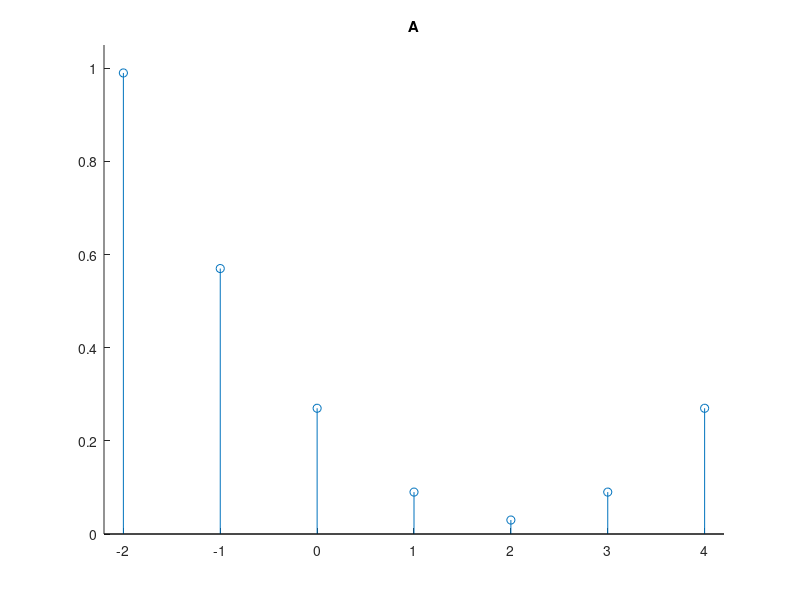
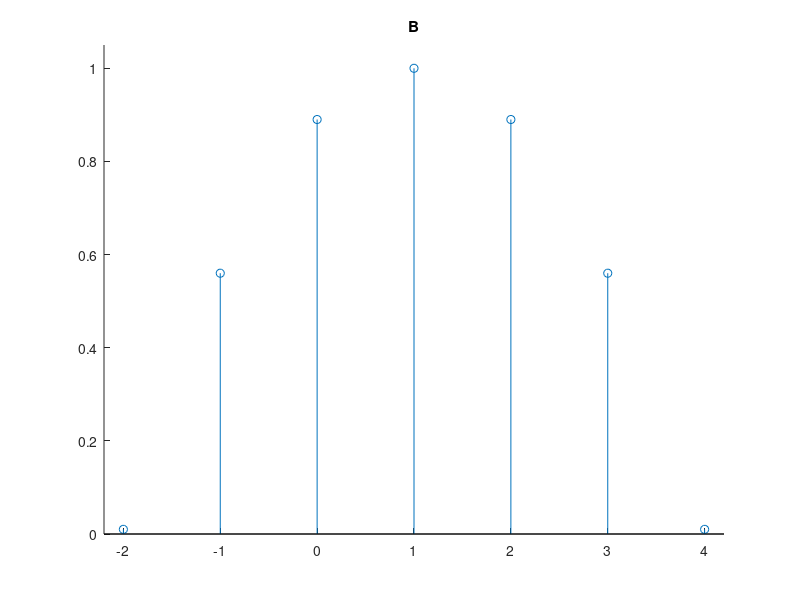
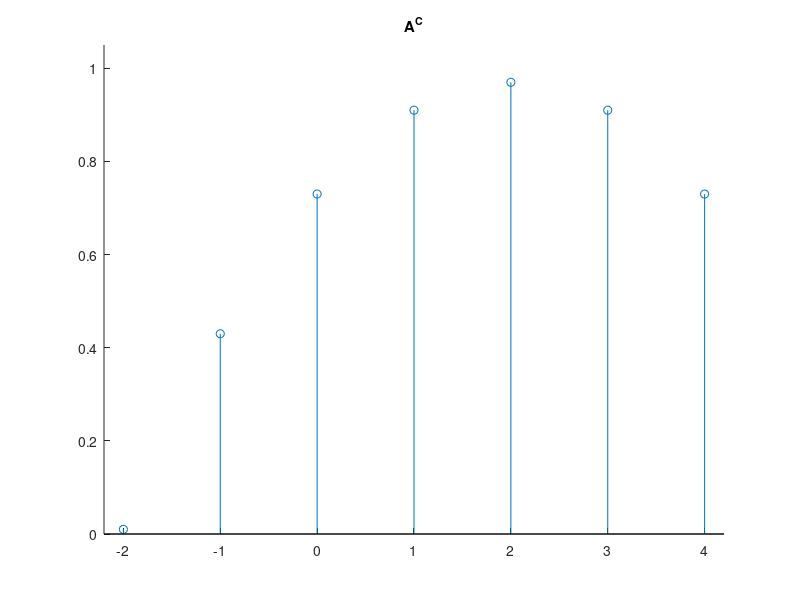
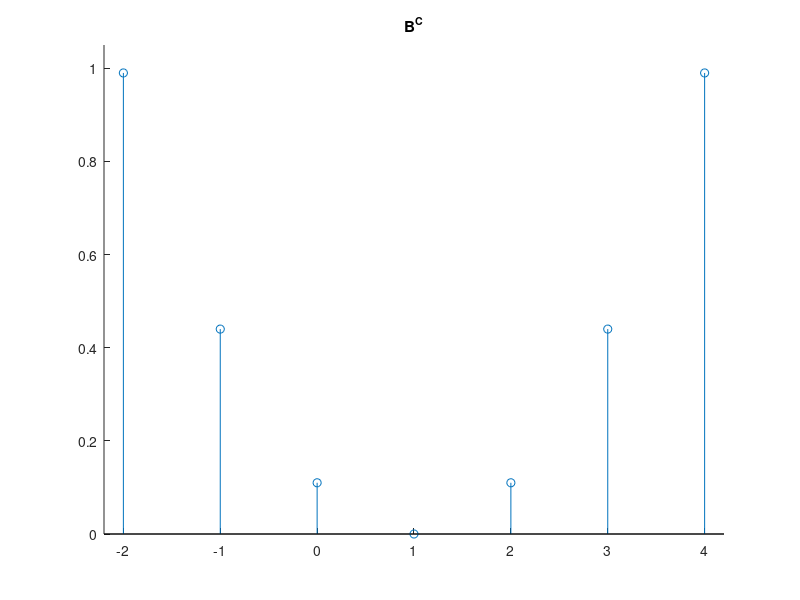

The MATLAB source for these figures, in order:
close all;

% 论域U={-2,-1,0,1,2,3,4}，A, B∈F (U)。
x = [-2, -1, 0, 1, 2, 3, 4];
xmin = min(x);
xmax = max(x);

A = 0.06 * x.^2 - 0.24 * x + 0.27;
B = -0.11 * x.^2 + 0.22 * x + 0.89;
ymax = max(max(A), max(B));

figure(1);
stem(x, A);
title('A');
axis([xmin - 0.2, xmax + 0.2, 0, 1.05 * ymax]);
box off;

figure(2);
stem(x, B);
title('B');
axis([xmin - 0.2, xmax + 0.2, 0, 1.05 * ymax]);
box off;

AC = 1 - A;
BC = 1 - B;

figure(3);
stem(x, AC);
title('A^C');
axis([xmin - 0.2, xmax + 0.2, 0, 1.05 * ymax]);
box off;

figure(4);
stem(x, BC);
title('B^C');
axis([xmin - 0.2, xmax + 0.2, 0, 1.05 * ymax]);
box off;

AJB = min(A, B);
ABB = max(A, B);

figure(5);
stem(x, AJB);
title('A∩B');
axis([xmin - 0.2, xmax + 0.2, 0, 1.05 * ymax]);
box off;

figure(6);
stem(x, ABB);
title('A∪B');
axis([xmin - 0.2, xmax + 0.2, 0, 1.05 * ymax]);
box off;

AJAC = min(A, AC);
ABAC = max(A, AC);

figure(7);
stem(x, AJAC);
title('A∩A^C');
axis([xmin - 0.2, xmax + 0.2, 0, 1.05 * ymax]);
box off;

figure(8);
stem(x, ABAC);
title('A∪A^C');
axis([xmin - 0.2, xmax + 0.2, 0, 1.05 * ymax]);
box off;

BJBC = min(B, BC);
BBBC = max(B, BC);

figure(9);
stem(x, BJBC);
title('B∩B^C');
axis([xmin - 0.2, xmax + 0.2, 0, 1.05 * ymax]);
box off;

figure(10);
stem(x, BBBC);
title('B∪B^C');
axis([xmin - 0.2, xmax + 0.2, 0, 1.05 * ymax]);
box off;

AJB_C = 1 - AJB;
ABB_C = 1 - ABB;

figure(11);
stem(x, AJB_C);
title('(A∩B)^C');
axis([xmin - 0.2, xmax + 0.2, 0, 1.05 * ymax]);
box off;

figure(12);
stem(x, ABB_C);
title('(A∪B)^C');
axis([xmin - 0.2, xmax + 0.2, 0, 1.05 * ymax]);
box off;
